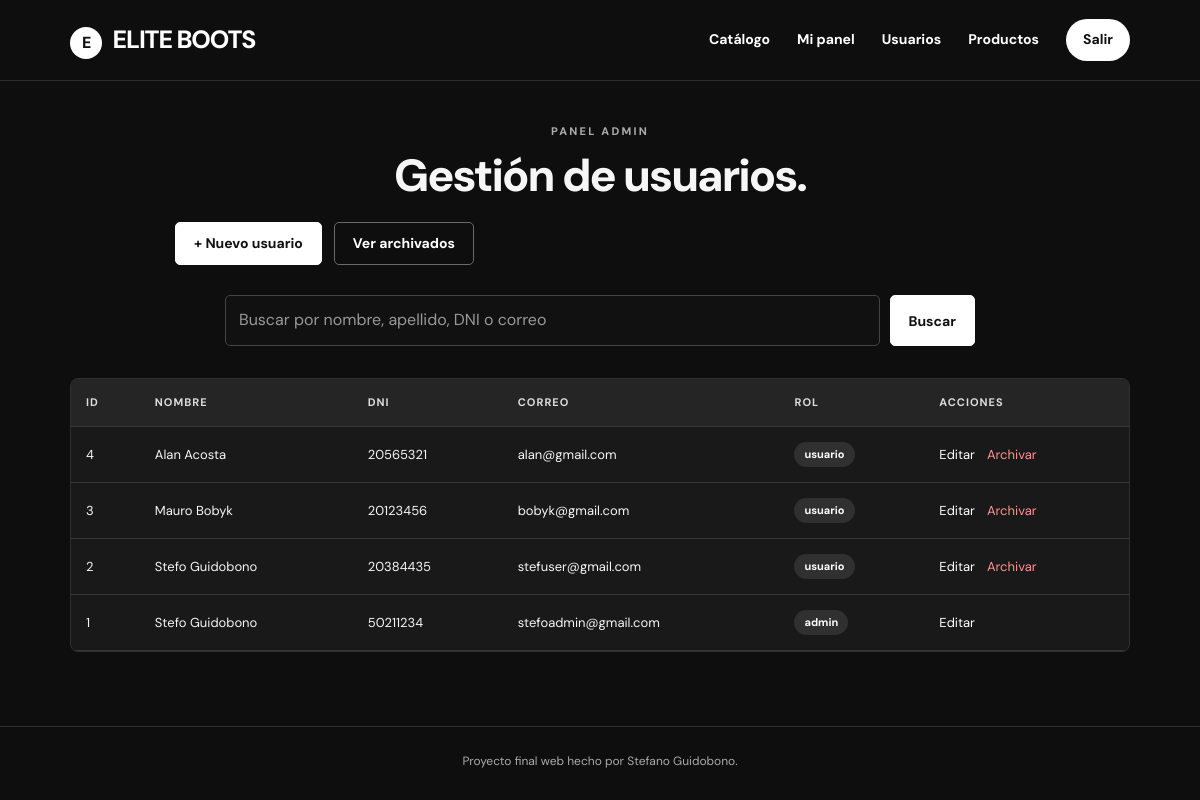
Page /admin_usuarios.php (signed in) on the committed database.
### tables this page shows
CREATE TABLE `usuarios` (
  `id` int(10) UNSIGNED NOT NULL,
  `nombre` varchar(80) NOT NULL,
  `apellido` varchar(80) NOT NULL,
  `dni` varchar(9) NOT NULL,
  `correo` varchar(150) NOT NULL,
  `clave_hash` varchar(255) NOT NULL,
  `rol` enum('usuario','admin') NOT NULL DEFAULT 'usuario',
  `creado_en` datetime NOT NULL DEFAULT current_timestamp(),
  `archivado_en` datetime DEFAULT NULL
);

### funciones.php (called while the page is built, shortened)
<?php
function escapar($dato): string {
    return htmlspecialchars((string) $dato, ENT_QUOTES | ENT_SUBSTITUTE, 'UTF-8');
}
function usuario_actual(): ?array {
    return $_SESSION['usuario'] ?? null;
}
function exigir_login(): void {
    require 'conexion.php';
    $consulta = $pdo->prepare('SELECT id, nombre, apellido, correo, dni, rol FROM usuarios WHERE id = ? AND archivado_en IS NULL');
    $consulta->execute([$_SESSION['usuario']['id']]);
}
function exigir_admin(): void {
    exigir_login();
}

### admin_usuarios.php (the view)
<?php
require 'funciones.php';exigir_admin();require 'conexion.php';
$buscar=trim((string)($_GET['buscar'] ?? ''));
$st=$pdo->prepare('SELECT id,nombre,apellido,dni,correo,rol,creado_en FROM usuarios WHERE archivado_en IS NULL AND (nombre LIKE ? OR apellido LIKE ? OR dni LIKE ? OR correo LIKE ?) ORDER BY id DESC');
$st->execute(array_fill(0,4,'%'.$buscar.'%'));$usuarios=$st->fetchAll();
$titulo='Administrar usuarios';require 'encabezado.php'; ?>
<section class="cabecera"><span class="etiqueta">PANEL ADMIN</span><h1>Gestión de usuarios.</h1><p></p><div class="acciones"><a class="boton" href="nuevo_usuario.php">+ Nuevo usuario</a><a class="boton secundario" href="usuarios_archivados.php">Ver archivados</a></div></section>
<form class="buscador" method="get"><input type="search" name="buscar" value="<?= escapar($buscar) ?>" placeholder="Buscar por nombre, apellido, DNI o correo"><button class="boton">Buscar</button></form>
<div class="tabla-contenedor"><table><thead><tr><th>ID</th><th>Nombre</th><th>DNI</th><th>Correo</th><th>Rol</th><th>Acciones</th></tr></thead><tbody>
<?php foreach($usuarios as $u): ?><tr><td><?= escapar($u['id']) ?></td><td><?= escapar($u['nombre'].' '.$u['apellido']) ?></td><td><?= escapar($u['dni']) ?></td><td><?= escapar($u['correo']) ?></td><td><span class="estado"><?= escapar($u['rol']) ?></span></td><td class="acciones-tabla"><a href="editar_usuario.php?id=<?= (int)$u['id'] ?>">Editar</a><?php if((int)$u['id']!==(int)usuario_actual()['id']): ?><form method="post" action="archivar_usuario.php" onsubmit="return confirm('¿Archivar esta cuenta?')"><input type="hidden" name="csrf" value="<?= escapar(token_csrf()) ?>"><input type="hidden" name="id" value="<?= (int)$u['id'] ?>"><button class="enlace-peligro">Archivar</button></form><?php endif; ?></td></tr><?php endforeach; ?>
<?php if(!$usuarios): ?><tr><td colspan="6">No se encontraron usuarios activos.</td></tr><?php endif; ?></tbody></table></div>
<?php require 'pie.php'; ?>

### css/estilos.css (style rules this page uses)
:root { --fondo:#fff;--texto:#161616;--suave:#696969;--acento:#161616;--borde:#e6e6e6;--claro:#f5f5f5 }
* { box-sizing:border-box }
body { margin:0;background:var(--fondo);color:var(--texto);font-family:'DM Sans',Arial,sans-serif;line-height:1.55 }
a { color:var(--texto);text-decoration:none }
.etiqueta { font-size:11px;font-weight:800;letter-spacing:2.2px;color:#737373;text-transform:uppercase }
.cabecera { max-width:780px;margin:18px auto 44px;padding:15px 0;text-align:center }
.cabecera h1 { font-size:clamp(33px,4vw,52px);font-weight:800;letter-spacing:-2px;line-height:1.13;margin:12px 0 }
input,textarea { font:inherit;width:100%;padding:12px 13px;background:#fff;border:1px solid #d3d3d3;border-radius:5px;margin-top:7px;color:var(--texto) }
.boton { display:inline-block;background:#151515;border:1px solid #151515;border-radius:25px;color:white;padding:12px 24px;font-weight:700;font-size:14px;cursor:pointer;font-family:inherit;text-align:center;transition:background .15s }
.boton.secundario { background:white;color:#151515;border-color:#bcbcbc }
.acciones { display:flex;gap:12px;flex-wrap:wrap;margin-top:20px }
.buscador { display:flex;gap:10px;margin:15px auto 32px;max-width:750px }
.buscador input { margin:0;flex:1 }
.tabla-contenedor { background:white;border:1px solid var(--borde);border-radius:8px;overflow-x:auto }
table { border-collapse:collapse;width:100%;min-width:740px }
th,td { padding:15px;text-align:left;border-bottom:1px solid var(--borde);font-size:13px }
th { font-size:11px;letter-spacing:1px;color:#777;background:#f8f8f8;text-transform:uppercase }
.estado { display:inline-block;padding:4px 10px;background:#f0f0f0;color:#333;border-radius:20px;font-weight:700;font-size:11px }
.acciones-tabla { white-space:nowrap }
.acciones-tabla form { display:inline;margin-left:12px }
.enlace-peligro,.enlace-accion { background:none;border:0;color:#ad3030;cursor:pointer;font:inherit;padding:0 }
:root { --fondo:#0e0e0e;--texto:#f6f6f6;--suave:#a7a7a7;--acento:#fff;--borde:#303030;--claro:#1a1a1a }
body { background:var(--fondo);color:var(--texto) }
a { color:#fff }
.cabecera { margin:5px auto 22px;padding:8px 0;max-width:850px }
.cabecera h1 { font-size:clamp(32px,4vw,45px);margin:8px 0 }
.etiqueta { color:#aaa }
.boton { background:#fff;border-color:#fff;color:#111;border-radius:5px;padding:10px 18px }
.boton.secundario { background:transparent;color:#fff;border-color:#696969 }
input,textarea { background:#111;color:#fff;border-color:#444 }
input::placeholder,textarea::placeholder { color:#999 }
.tabla-contenedor { background:#191919;border-color:#303030 }
tr,td,th { border-color:#353535 }
th { background:#252525;color:#ddd }
.estado { background:#303030;color:#fff }
.enlace-peligro { color:#ff9292 }

### rows in the picture
usuarios: id "4", escapar($u['nombre'].' '.$u['apellido']) "Alan Acosta", dni "20565321", correo "alan@gmail.com", rol "usuario"
usuarios: id "3", escapar($u['nombre'].' '.$u['apellido']) "Mauro Bobyk", dni "20123456", correo "bobyk@gmail.com", rol "usuario"
usuarios: id "2", escapar($u['nombre'].' '.$u['apellido']) "Stefo Guidobono", dni "20384435", correo "stefuser@gmail.com", rol "usuario"
usuarios: id "1", escapar($u['nombre'].' '.$u['apellido']) "Stefo Guidobono", dni "50211234", correo "stefoadmin@gmail.com", rol "admin"
